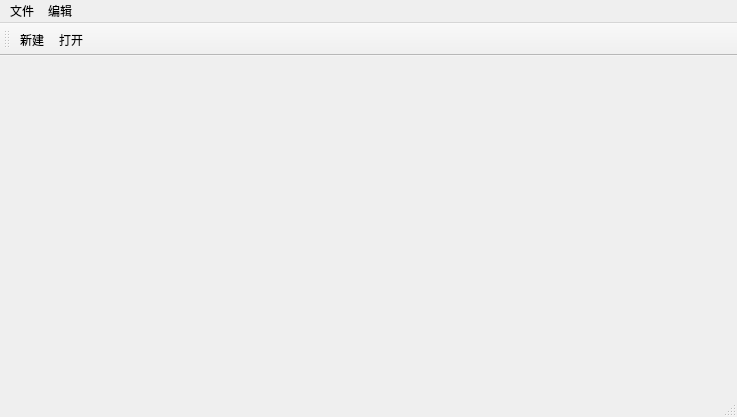
<?xml version="1.0" encoding="UTF-8"?>
<ui version="4.0">
 <class>MainWindow</class>
 <widget class="QMainWindow" name="MainWindow">
  <property name="geometry">
   <rect>
    <x>0</x>
    <y>0</y>
    <width>737</width>
    <height>417</height>
   </rect>
  </property>
  <property name="windowTitle">
   <string>MainWindow</string>
  </property>
  <widget class="QWidget" name="centralwidget"/>
  <widget class="QMenuBar" name="menubar">
   <property name="geometry">
    <rect>
     <x>0</x>
     <y>0</y>
     <width>737</width>
     <height>26</height>
    </rect>
   </property>
   <widget class="QMenu" name="menu">
    <property name="title">
     <string>文件</string>
    </property>
    <addaction name="actionnew"/>
    <addaction name="actionopen"/>
   </widget>
   <widget class="QMenu" name="menu_2">
    <property name="title">
     <string>编辑</string>
    </property>
   </widget>
   <addaction name="menu"/>
   <addaction name="menu_2"/>
  </widget>
  <widget class="QStatusBar" name="statusbar"/>
  <widget class="QToolBar" name="toolBar">
   <property name="windowTitle">
    <string>toolBar</string>
   </property>
   <attribute name="toolBarArea">
    <enum>TopToolBarArea</enum>
   </attribute>
   <attribute name="toolBarBreak">
    <bool>false</bool>
   </attribute>
   <addaction name="actionnew"/>
   <addaction name="actionopen"/>
  </widget>
  <action name="actionnew">
   <property name="text">
    <string>新建</string>
   </property>
  </action>
  <action name="actionopen">
   <property name="text">
    <string>打开</string>
   </property>
  </action>
 </widget>
 <resources/>
 <connections/>
</ui>
